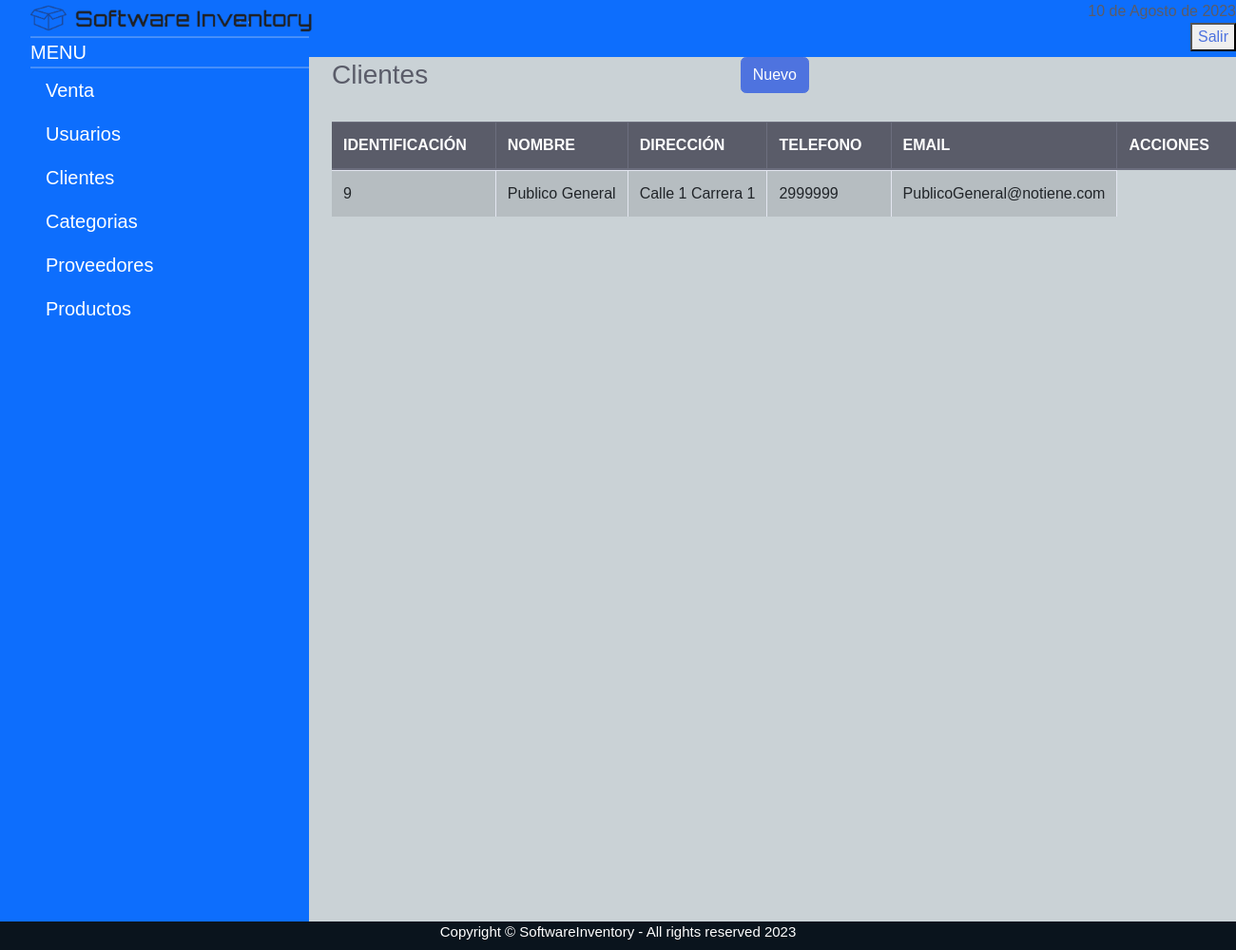
Screenshot of /sistema/listar_cliente.php (signed in) with the database file from the repository.
### tables this page shows
create table clientes (idcliente int primary key, nombre varchar (100), direccion varchar (100), telefono int , email varchar (100));

### sistema/listar_cliente.php (the view, shortened to what this page needs)
<?php include_once "includes/header.php"; ?>
		<div id="contenido">
			<div class="container-fluid">
			<div class="d-sm-flex align-items-center justify-content-between mb-4">
				<h1 class="h3 mb-0 text-gray-800">Clientes</h1>
				<a href="registro_cliente.php" class="btn btn-primary">Nuevo</a>
			</div>
			<div class="row">
				<div class="col-lg-12">
					<div class="table-responsive">
						<table class="table table-striped table-bordered" id="table">
							<thead class="thead-dark">
								<tr>
									<th>IDENTIFICACIÓN</th>
									<th>NOMBRE</th>
									<th>DIRECCIÓN</th>
									<th>TELEFONO</th>
									<th>EMAIL</th>
									<?php if ($_SESSION['rol'] == 1) { ?>
									<th>ACCIONES</th>
									<?php } ?>
								</tr>
							</thead>
							<tbody>
								<?php
								$query = mysqli_query($conectar, "SELECT * FROM clientes");
								$result = mysqli_num_rows($query);
								if ($result > 0) {
									while ($data = mysqli_fetch_assoc($query)) { ?>
										<tr>
											<td><?php echo $data['idcliente']; ?></td>
											<td><?php echo $data['nombre']; ?></td>
											<td><?php echo $data['direccion']; ?></td>
											<td><?php echo $data['telefono']; ?></td>
											<td><?php echo $data['email']; ?></td>
										</tr>
								<?php }
								} ?>
							</tbody>
						</table>
					</div>
				</div>
			</div>
			</div>
			</div>
		</div>
<?php include_once "includes/footer.php"; ?>

### sistema/style/style.css (style rules this page uses)
body { background-color: rgb(255, 255, 255); font-family: arial; background: #4d66754b; }
.row { width: max-content; height: max-content; }
#contenido { float: left; height: 900px; width: 550px; }

### rows the page displays
clientes: idcliente "9", nombre "Publico General", direccion "Calle 1 Carrera 1", telefono "2999999", email "PublicoGeneral@notiene.com"

### other values shown
fechaBogota() "10 de Agosto de 2023"
